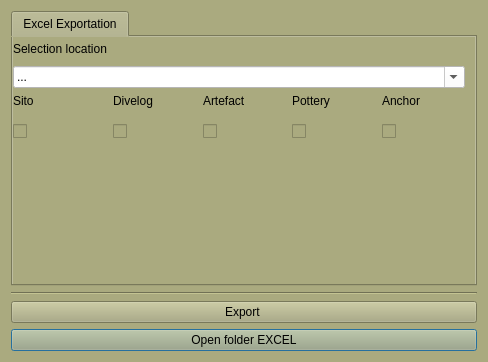
<?xml version="1.0" encoding="UTF-8"?>
<ui version="4.0">
 <class>Dialog_pdf_exp</class>
 <widget class="QDialog" name="Dialog_pdf_exp">
  <property name="windowModality">
   <enum>Qt::NonModal</enum>
  </property>
  <property name="enabled">
   <bool>true</bool>
  </property>
  <property name="geometry">
   <rect>
    <x>0</x>
    <y>0</y>
    <width>488</width>
    <height>362</height>
   </rect>
  </property>
  <property name="minimumSize">
   <size>
    <width>300</width>
    <height>279</height>
   </size>
  </property>
  <property name="maximumSize">
   <size>
    <width>488</width>
    <height>362</height>
   </size>
  </property>
  <property name="cursor">
   <cursorShape>PointingHandCursor</cursorShape>
  </property>
  <property name="windowTitle">
   <string>Setting System Excel</string>
  </property>
  <property name="windowIcon">
   <iconset resource="../../resources/resources.qrc">
    <normaloff>:/icons/excel-export.png</normaloff>:/icons/excel-export.png</iconset>
  </property>
  <property name="styleSheet">
   <string notr="true">background-color: rgb(170, 170, 127);</string>
  </property>
  <layout class="QGridLayout" name="gridLayout_2">
   <item row="8" column="0">
    <widget class="QPushButton" name="pushButton_open_dir">
     <property name="text">
      <string>Open folder EXCEL</string>
     </property>
     <property name="icon">
      <iconset resource="../../resources/resources.qrc">
       <normaloff>:/icons/directoryExp.png</normaloff>:/icons/directoryExp.png</iconset>
     </property>
    </widget>
   </item>
   <item row="7" column="0">
    <widget class="QPushButton" name="pushButton_exp_pdf">
     <property name="text">
      <string>Export </string>
     </property>
     <property name="icon">
      <iconset resource="../../resources/resources.qrc">
       <normaloff>:/icons/excel-export.png</normaloff>:/icons/excel-export.png</iconset>
     </property>
    </widget>
   </item>
   <item row="6" column="0">
    <widget class="Line" name="line">
     <property name="orientation">
      <enum>Qt::Horizontal</enum>
     </property>
    </widget>
   </item>
   <item row="5" column="0">
    <widget class="QTabWidget" name="tabWidget">
     <property name="sizePolicy">
      <sizepolicy hsizetype="Expanding" vsizetype="Expanding">
       <horstretch>200</horstretch>
       <verstretch>200</verstretch>
      </sizepolicy>
     </property>
     <property name="minimumSize">
      <size>
       <width>0</width>
       <height>275</height>
      </size>
     </property>
     <property name="maximumSize">
      <size>
       <width>16777215</width>
       <height>275</height>
      </size>
     </property>
     <property name="currentIndex">
      <number>0</number>
     </property>
     <widget class="QWidget" name="tab">
      <attribute name="title">
       <string>Excel Exportation</string>
      </attribute>
      <widget class="QWidget" name="">
       <property name="geometry">
        <rect>
         <x>0</x>
         <y>0</y>
         <width>452</width>
         <height>112</height>
        </rect>
       </property>
       <layout class="QGridLayout" name="gridLayout">
        <item row="0" column="0">
         <widget class="QLabel" name="label">
          <property name="text">
           <string>Selection location</string>
          </property>
         </widget>
        </item>
        <item row="1" column="0" colspan="5">
         <widget class="QComboBox" name="comboBox_sito">
          <property name="enabled">
           <bool>true</bool>
          </property>
          <property name="sizePolicy">
           <sizepolicy hsizetype="Preferred" vsizetype="Preferred">
            <horstretch>0</horstretch>
            <verstretch>0</verstretch>
           </sizepolicy>
          </property>
          <property name="minimumSize">
           <size>
            <width>450</width>
            <height>20</height>
           </size>
          </property>
          <property name="mouseTracking">
           <bool>false</bool>
          </property>
          <property name="contextMenuPolicy">
           <enum>Qt::DefaultContextMenu</enum>
          </property>
          <property name="acceptDrops">
           <bool>false</bool>
          </property>
          <property name="styleSheet">
           <string notr="true">background-color: rgb(255, 255, 255);</string>
          </property>
          <property name="editable">
           <bool>true</bool>
          </property>
          <property name="duplicatesEnabled">
           <bool>false</bool>
          </property>
          <property name="frame">
           <bool>true</bool>
          </property>
          <item>
           <property name="text">
            <string>...</string>
           </property>
          </item>
         </widget>
        </item>
        <item row="2" column="0">
         <layout class="QVBoxLayout" name="verticalLayout">
          <item>
           <widget class="QLabel" name="label_2">
            <property name="text">
             <string>Sito</string>
            </property>
           </widget>
          </item>
          <item>
           <widget class="QCheckBox" name="checkBox_site">
            <property name="enabled">
             <bool>true</bool>
            </property>
            <property name="minimumSize">
             <size>
              <width>0</width>
              <height>35</height>
             </size>
            </property>
            <property name="toolTip">
             <string>Scheda US</string>
            </property>
            <property name="text">
             <string/>
            </property>
            <property name="icon">
             <iconset resource="../../resources/resources.qrc">
              <normaloff>:/icons/iconSite.png</normaloff>:/icons/iconSite.png</iconset>
            </property>
            <property name="iconSize">
             <size>
              <width>30</width>
              <height>30</height>
             </size>
            </property>
           </widget>
          </item>
         </layout>
        </item>
        <item row="2" column="1">
         <layout class="QVBoxLayout" name="verticalLayout_2">
          <item>
           <widget class="QLabel" name="label_3">
            <property name="text">
             <string>Divelog</string>
            </property>
           </widget>
          </item>
          <item>
           <widget class="QCheckBox" name="checkBox_uw">
            <property name="minimumSize">
             <size>
              <width>0</width>
              <height>35</height>
             </size>
            </property>
            <property name="toolTip">
             <string>Scheda US</string>
            </property>
            <property name="text">
             <string/>
            </property>
            <property name="icon">
             <iconset resource="../../resources/resources.qrc">
              <normaloff>:/icons/snorkel.png</normaloff>:/icons/snorkel.png</iconset>
            </property>
            <property name="iconSize">
             <size>
              <width>30</width>
              <height>30</height>
             </size>
            </property>
           </widget>
          </item>
         </layout>
        </item>
        <item row="2" column="2">
         <layout class="QVBoxLayout" name="verticalLayout_4">
          <item>
           <widget class="QLabel" name="label_5">
            <property name="text">
             <string>Artefact</string>
            </property>
           </widget>
          </item>
          <item>
           <widget class="QCheckBox" name="checkBox_art">
            <property name="minimumSize">
             <size>
              <width>0</width>
              <height>35</height>
             </size>
            </property>
            <property name="toolTip">
             <string>Inventario Materiali</string>
            </property>
            <property name="text">
             <string/>
            </property>
            <property name="icon">
             <iconset resource="../../resources/resources.qrc">
              <normaloff>:/icons/radar.png</normaloff>:/icons/radar.png</iconset>
            </property>
            <property name="iconSize">
             <size>
              <width>30</width>
              <height>30</height>
             </size>
            </property>
           </widget>
          </item>
         </layout>
        </item>
        <item row="2" column="3">
         <layout class="QVBoxLayout" name="verticalLayout_5">
          <item>
           <widget class="QLabel" name="label_6">
            <property name="text">
             <string>Pottery</string>
            </property>
           </widget>
          </item>
          <item>
           <widget class="QCheckBox" name="checkBox_pottery">
            <property name="minimumSize">
             <size>
              <width>0</width>
              <height>35</height>
             </size>
            </property>
            <property name="toolTip">
             <string>Tafonomia</string>
            </property>
            <property name="text">
             <string/>
            </property>
            <property name="icon">
             <iconset resource="../../resources/resources.qrc">
              <normaloff>:/icons/pottery.png</normaloff>:/icons/pottery.png</iconset>
            </property>
            <property name="iconSize">
             <size>
              <width>30</width>
              <height>30</height>
             </size>
            </property>
            <property name="tristate">
             <bool>false</bool>
            </property>
           </widget>
          </item>
         </layout>
        </item>
        <item row="2" column="4">
         <layout class="QVBoxLayout" name="verticalLayout_7">
          <item>
           <widget class="QLabel" name="label_8">
            <property name="text">
             <string>Anchor</string>
            </property>
           </widget>
          </item>
          <item>
           <widget class="QCheckBox" name="checkBox_anchor">
            <property name="minimumSize">
             <size>
              <width>0</width>
              <height>35</height>
             </size>
            </property>
            <property name="toolTip">
             <string>Strutture</string>
            </property>
            <property name="autoFillBackground">
             <bool>false</bool>
            </property>
            <property name="text">
             <string/>
            </property>
            <property name="icon">
             <iconset resource="../../resources/resources.qrc">
              <normaloff>:/icons/iconANC.png</normaloff>:/icons/iconANC.png</iconset>
            </property>
            <property name="iconSize">
             <size>
              <width>30</width>
              <height>30</height>
             </size>
            </property>
            <property name="autoRepeatInterval">
             <number>100</number>
            </property>
            <property name="tristate">
             <bool>false</bool>
            </property>
           </widget>
          </item>
         </layout>
        </item>
       </layout>
      </widget>
     </widget>
    </widget>
   </item>
  </layout>
 </widget>
 <resources>
  <include location="../../resources/resources.qrc"/>
 </resources>
 <connections/>
</ui>
